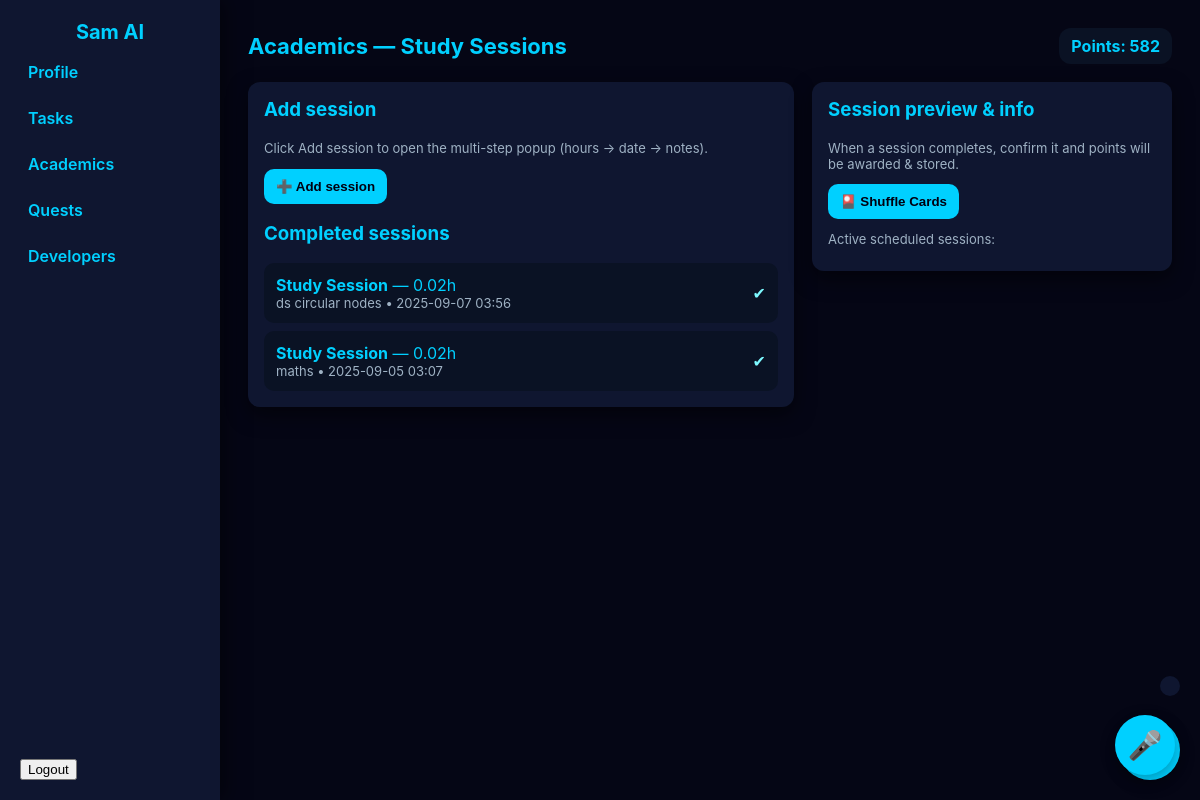
/academics (signed in), run on an earlier commit of the app's database.
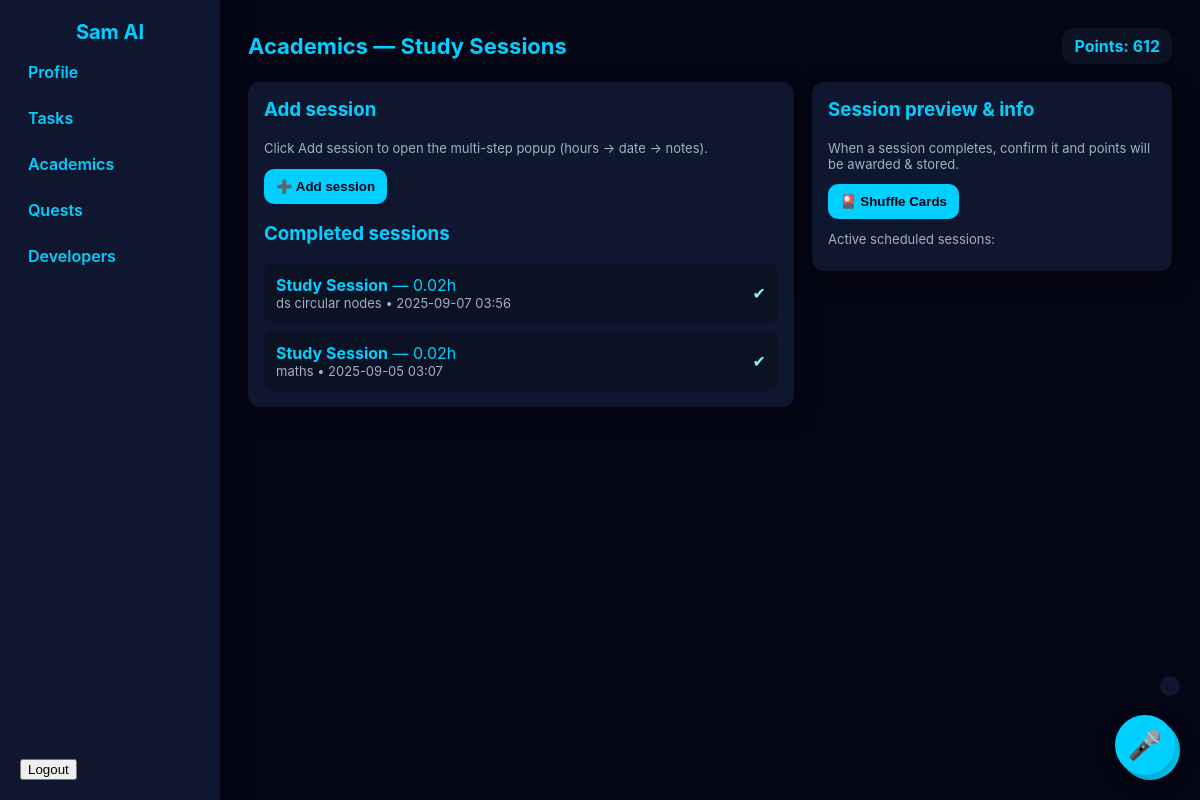
And on a later commit of the database.
### app.py (models this page shows)
class User(db.Model, UserMixin):
    id = db.Column(db.Integer, primary_key=True)
    username = db.Column(db.String(100), nullable=False, unique=True)
    password = db.Column(db.String(200), nullable=False)
    profile_pic = db.Column(db.String(200), nullable=True)
    quote = db.Column(db.String(300), nullable=False, default="Stay focused. Keep leveling up.")
    rank = db.Column(db.String(50), default="Bronze")
    level = db.Column(db.Integer, default=1)
    points = db.Column(db.Integer, default=0)
    strength = db.Column(db.Integer, default=50)
    health = db.Column(db.Integer, default=50)
    growth = db.Column(db.Integer, default=50)
    wisdom = db.Column(db.Integer, default=50)
    finance = db.Column(db.Integer, default=50)
    age = db.Column(db.Integer, nullable=True)
    height_cm = db.Column(db.Float, nullable=True)
    weight_kg = db.Column(db.Float, nullable=True)
    fitness_level = db.Column(db.String(50), default="Beginner")
    last_daily_quest = db.Column(db.DateTime, default=None)
    last_weekly_quest = db.Column(db.DateTime, default=None)
    last_monthly_quest = db.Column(db.DateTime, default=None)

### app.py (the view)
@app.route("/academics")
@login_required
def academics():
    return render_template("dashboard/academics.html", user=current_user)

### app.py (called while the page is built)
@login_manager.user_loader
def load_user(user_id):
    return User.query.get(int(user_id))

### templates/dashboard/academics.html (shortened to what this page needs)
<!doctype html>
<html lang="en">
<head>
</head>
<body>
  <div class="sidebar">
    <div>
      <div class="logo">Sam AI</div>
      <nav class="nav">
        <a href="{{ url_for('profile') }}">Profile</a>
        <a href="{{ url_for('tasks_page') }}">Tasks</a>
        <a href="{{ url_for('academics') }}">Academics</a>
          <a href="{{ url_for('quests_page') }}">Quests</a>
          <a href="{{ url_for('developers') }}">Developers</a>
      </nav>
    </div>
    <div>
      <form action="{{ url_for('logout') }}" method="post">
        <button type="submit">Logout</button>
      </form>
    </div>
  </div>
  <div class="main">
    <div class="header-row">
      <h1>Academics — Study Sessions</h1>
 <div class="points-badge">Points: <span id="points">{{ user.points or 0 }}</span></div>
    </div>
    <div class="board">
      <div class="left-card">
        <h3>Add session</h3>
        <p class="small">Click Add session to open the multi-step popup (hours → date → notes).</p>
        <div style="margin-top:12px;">
          <button class="btn" id="openAdd">➕ Add session</button>
        </div>
        <h3 style="margin-top:18px;">Completed sessions</h3>
        <div class="completed-list" id="completedList">
        </div>
      </div>
      <div class="right-card">
        <h3>Session preview & info</h3>
        <div class="small">When a session completes, confirm it and points will be awarded & stored.</div>
                  <div style="margin-top:12px;">
  <button class="btn" id="openShuffleCard">🎴 Shuffle Cards</button>
</div>
        <div style="margin-top:12px;">
          <div class="small">Active scheduled sessions:</div>
        </div>
      </div>
    </div>
  </div>
<button id="micBtn" style="
  position: fixed; bottom: 20px; right: 20px;
  width: 60px; height: 60px; border-radius: 50%;
  background: #00d0ff; color: #050615; font-size: 28px;
  border: none; cursor: pointer; box-shadow: 0 4px 15px rgba(0,0,0,0.3);">
</button>
<p id="voice-feedback" style="
    position: fixed;
    bottom: 90px;
    right: 20px;
    background: var(--panel);
    color: var(--accent);
    padding: 10px;
    border-radius: 10px;
    font-size: 14px;
    max-width: 200px;
"></p>
</body>
</html>

What changed in the data, as far as the page shows it:
changed User: points "582" → "612"
